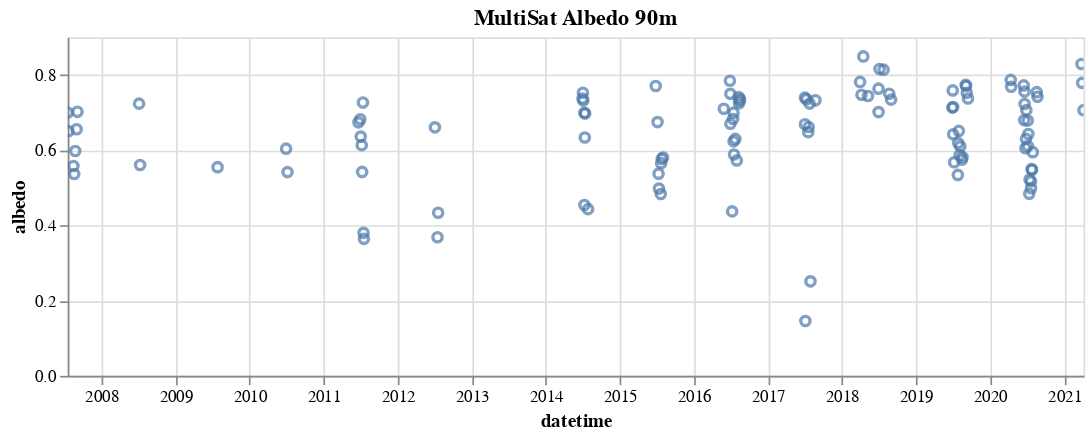

Notebook cell for this chart:
### Markdown cell above
### 90 m

### Code cell
pointValue = multiSat.getRegion(aoi, 90).getInfo() # 300 is the buffer radius
df = ee_array_to_df(pointValue, ['Blue', 'Green', 'Red', 'NIR', 'SWIR1', 'SWIR2']) 

df['albedo'] = 0.356 * df.Blue/10000 + 0.13 * df.Red/10000 + 0.373 * df.NIR/10000 + 0.085 * df.SWIR1/10000 + 0.072 * df.SWIR2/10000 - 0.018
# df['albedo'] = 0.6002 * df.Blue/10000  + 1.7529 * df.Green/10000 - 2.7452 * df.Red/10000 + 1.1771 * df.NIR/10000 - 0.0376 * df.SWIR1/10000 + 0.0387 * df.SWIR2/10000 + 0.1231
df['ndsi'] = (df.Green - df.SWIR1) / (df.Green + df.SWIR1)
# df.to_csv('sigmaBmult90.csv', index=False)

alt.Chart(
    df,
    title = 'MultiSat Albedo 90m'
    ).mark_point().encode(
    x='datetime:T',
    y='albedo:Q',
    # color='Origin:N',
    # href='url:N',
    tooltip=['datetime', 'albedo', 'ndsi']
).properties(
    width=600, height=200
).interactive()

### Figure 1 — Vega-Lite specification as saved in the notebook (floating-point values rounded to 4 significant figures)
{"config": {"view": {"continuousWidth": 400, "continuousHeight": 300}}, "data": {"name": "data-3c6a34d541973ec9326537b7848b1033"}, "mark": "point", "encoding": {"tooltip": [{"type": "temporal", "field": "datetime"}, {"type": "quantitative", "field": "albedo"}, {"type": "quantitative", "field": "ndsi"}], "x": {"type": "temporal", "field": "datetime"}, "y": {"type": "quantitative", "field": "albedo"}}, "height": 200, "selection": {"selector012": {"type": "interval", "bind": "scales", "encodings": ["x", "y"]}}, "title": "MultiSat Albedo 90m", "width": 600, "$schema": "https://vega.github.io/schema/vega-lite/v4.8.1.json", "datasets": {"data-3c6a34d541973ec9326537b7848b1033": [{"time": 1184778262870, "datetime": "2007-07-18T17:04:22.870000", "Blue": 8799, "Green": 9340, "Red": 9365, "NIR": 7550, "SWIR1": 67, "SWIR2": 73, "albedo": 0.6997, "ndsi": 0.9858}, {"time": 1185039292310, "datetime": "2007-07-21T17:34:52.310000", "Blue": 8047, "Green": 8627, "Red": 8669, "NIR": 7148, "SWIR1": 147, "SWIR2": 185, "albedo": 0.6504, "ndsi": 0.9665}, {"time": 1187198913100, "datetime": "2007-08-15T17:28:33.100000", "Blue": 6752, "Green": 7412, "Red": 7559, "NIR": 6307, "SWIR1": 121, "SWIR2": 105, "albedo": 0.5577, "ndsi": 0.9679}, {"time": 1187543052020, "datetime": "2007-08-19T17:04:12.020000", "Blue": 6596, "Green": 7240, "Red": 7372, "NIR": 5964, "SWIR1": 76, "SWIR2": 90, "albedo": 0.5364, "ndsi": 0.9792}, {"time": 1187976138410, "datetime": "2007-08-24T17:22:18.410000", "Blue": 7191, "Green": 7827, "Red": 8035, "NIR": 6759, "SWIR1": 158, "SWIR2": 224, "albedo": 0.5975, "ndsi": 0.9604}, {"time": 1188581305950, "datetime": "2007-08-31T17:28:25.950000", "Blue": 7484, "Green": 8172, "Red": 8510, "NIR": 7741, "SWIR1": 507, "SWIR2": 479, "albedo": 0.6556, "ndsi": 0.8832}, {"time": 1188925444530, "datetime": "2007-09-04T17:04:04.530000", "Blue": 8172, "Green": 8851, "Red": 9132, "NIR": 8085, "SWIR1": 572, "SWIR2": 521, "albedo": 0.7018, "ndsi": 0.8786}, {"time": 1215191023290, "datetime": "2008-07-04T17:03:43.290000", "Blue": 9180, "Green": 9622, "Red": 9542, "NIR": 7741, "SWIR1": 110, "SWIR2": 143, "albedo": 0.7236, "ndsi": 0.9774}, {"time": 1215624108240, "datetime": "2008-07-09T17:21:48.240000", "Blue": 7470, "Green": 7834, "Red": 7542, "NIR": 5697, "SWIR1": 98, "SWIR2": 142, "albedo": 0.5603, "ndsi": 0.9753}, {"time": 1248629697890, "datetime": "2009-07-26T17:34:57.890000", "Blue": 7125, "Green": 7584, "Red": 7452, "NIR": 5860, "SWIR1": 196, "SWIR2": 267, "albedo": 0.5547, "ndsi": 0.9496}, {"time": 1277832271660, "datetime": "2010-06-29T17:24:31.660000", "Blue": 7695, "Green": 8166, "Red": 8080, "NIR": 6449, "SWIR1": 139, "SWIR2": 147, "albedo": 0.6038, "ndsi": 0.9665}, {"time": 1278437443490, "datetime": "2010-07-06T17:30:43.490000", "Blue": 6609, "Green": 7188, "Red": 7362, "NIR": 6083, "SWIR1": 80, "SWIR2": 130, "albedo": 0.5415, "ndsi": 0.978}, {"time": 1308678266210, "datetime": "2011-06-21T17:44:26.210000", "Blue": 8364, "Green": 9036, "Red": 9022, "NIR": 7357, "SWIR1": 137, "SWIR2": 166, "albedo": 0.6738, "ndsi": 0.9701}, {"time": 1309455493110, "datetime": "2011-06-30T17:38:13.110000", "Blue": 8502, "Green": 9044, "Red": 9093, "NIR": 7412, "SWIR1": 173, "SWIR2": 153, "albedo": 0.6819, "ndsi": 0.9625}, {"time": 1309627551630, "datetime": "2011-07-02T17:25:51.630000", "Blue": 7990, "Green": 8483, "Red": 8478, "NIR": 6893, "SWIR1": 141, "SWIR2": 142, "albedo": 0.636, "ndsi": 0.9673}, {"time": 1310060664260, "datetime": "2011-07-07T17:44:24.260000", "Blue": 7930, "Green": 8388, "Red": 8326, "NIR": 6397, "SWIR1": 112, "SWIR2": 157, "albedo": 0.6132, "ndsi": 0.9736}, {"time": 1310232722586, "datetime": "2011-07-09T17:32:02.586000", "Blue": 6834, "Green": 7212, "Red": 7383, "NIR": 5876, "SWIR1": 71, "SWIR2": 125, "albedo": 0.5419, "ndsi": 0.9805}, {"time": 1310576863000, "datetime": "2011-07-13T17:07:43", "Blue": 8883, "Green": 9390, "Red": 9582, "NIR": 8076, "SWIR1": 107, "SWIR2": 204, "albedo": 0.7264, "ndsi": 0.9775}, {"time": 1310837892960, "datetime": "2011-07-16T17:38:12.960000", "Blue": 4992, "Green": 5364, "Red": 5468, "NIR": 3962, "SWIR1": 60, "SWIR2": 148, "albedo": 0.3802, "ndsi": 0.9779}, {"time": 1311009951060, "datetime": "2011-07-18T17:25:51.060000", "Blue": 4677, "Green": 4987, "Red": 5187, "NIR": 3950, "SWIR1": 46, "SWIR2": 82, "albedo": 0.3642, "ndsi": 0.9817}, {"time": 1341250757460, "datetime": "2012-07-02T17:39:17.460000", "Blue": 8153, "Green": 8696, "Red": 8823, "NIR": 7286, "SWIR1": 104, "SWIR2": 131, "albedo": 0.6605, "ndsi": 0.9764}, {"time": 1342372139030, "datetime": "2012-07-15T17:08:59.030000", "Blue": 5027, "Green": 5232, "Red": 5105, "NIR": 3749, "SWIR1": 66, "SWIR2": 84, "albedo": 0.3683, "ndsi": 0.9751}, {"time": 1342633171200, "datetime": "2012-07-18T17:39:31.200000", "Blue": 5211, "Green": 5532, "Red": 5770, "NIR": 5073, "SWIR1": 104, "SWIR2": 138, "albedo": 0.4336, "ndsi": 0.9631}, {"time": 1404150267580, "datetime": "2014-06-30T17:44:27.580000", "Blue": 9747, "Green": 9849, "Red": 9640, "NIR": 7528, "SWIR1": 129, "SWIR2": 147, "albedo": 0.7373, "ndsi": 0.9741}, {"time": 1404322327420, "datetime": "2014-07-02T17:32:07.420000", "Blue": 9927, "Green": 9981, "Red": 9747, "NIR": 7715, "SWIR1": 155, "SWIR2": 179, "albedo": 0.7525, "ndsi": 0.9694}, {"time": 1404494410630, "datetime": "2014-07-04T17:20:10.630000", "Blue": 9635, "Green": 9697, "Red": 9528, "NIR": 7531, "SWIR1": 125, "SWIR2": 148, "albedo": 0.7319, "ndsi": 0.9745}, {"time": 1404927502060, "datetime": "2014-07-09T17:38:22.060000", "Blue": 9176, "Green": 9402, "Red": 9237, "NIR": 7192, "SWIR1": 128, "SWIR2": 124, "albedo": 0.699, "ndsi": 0.9731}, {"time": 1404950924280, "datetime": "2014-07-10T00:08:44.280000", "Blue": 6312, "Green": 6028, "Red": 5806, "NIR": 4462, "SWIR1": 318, "SWIR2": 376, "albedo": 0.454, "ndsi": 0.8998}, {"time": 1405123006720, "datetime": "2014-07-11T23:56:46.720000", "Blue": 8373, "Green": 8338, "Red": 8240, "NIR": 6550, "SWIR1": 117, "SWIR2": 151, "albedo": 0.6336, "ndsi": 0.9723}, {"time": 1405271643320, "datetime": "2014-07-13T17:14:03.320000", "Blue": 9093, "Green": 9312, "Red": 9216, "NIR": 7249, "SWIR1": 92, "SWIR2": 107, "albedo": 0.6975, "ndsi": 0.9804}, {"time": 1406505410120, "datetime": "2014-07-27T23:56:50.120000", "Blue": 6158, "Green": 5768, "Red": 5425, "NIR": 4314, "SWIR1": 680, "SWIR2": 653, "albedo": 0.4431, "ndsi": 0.7891}, {"time": 1435340271220, "datetime": "2015-06-26T17:37:51.220000", "Blue": 9217, "Green": 9278, "Red": 9420, "NIR": 8694, "SWIR1": 825, "SWIR2": 908, "albedo": 0.7704, "ndsi": 0.8367}, {"time": 1436117507370, "datetime": "2015-07-05T17:31:47.370000", "Blue": 8768, "Green": 9050, "Red": 9031, "NIR": 7011, "SWIR1": 88, "SWIR2": 101, "albedo": 0.6745, "ndsi": 0.9807}, {"time": 1436550623230, "datetime": "2015-07-10T17:50:23.230000", "Blue": 6760, "Green": 7071, "Red": 7175, "NIR": 5880, "SWIR1": 144, "SWIR2": 125, "albedo": 0.5374, "ndsi": 0.9601}, {"time": 1436722682700, "datetime": "2015-07-12T17:38:02.700000", "Blue": 6629, "Green": 6938, "Red": 6754, "NIR": 5100, "SWIR1": 107, "SWIR2": 108, "albedo": 0.4977, "ndsi": 0.9696}, {"time": 1437499915350, "datetime": "2015-07-21T17:31:55.350000", "Blue": 6398, "Green": 6731, "Red": 6662, "NIR": 4983, "SWIR1": 71, "SWIR2": 72, "albedo": 0.4834, "ndsi": 0.9791}, {"time": 1437671997750, "datetime": "2015-07-23T17:19:57.750000", "Blue": 7187, "Green": 7543, "Red": 7645, "NIR": 6071, "SWIR1": 102, "SWIR2": 106, "albedo": 0.5653, "ndsi": 0.9733}, {"time": 1437933029060, "datetime": "2015-07-26T17:50:29.060000", "Blue": 7202, "Green": 7550, "Red": 7756, "NIR": 6318, "SWIR1": 112, "SWIR2": 114, "albedo": 0.5767, "ndsi": 0.9708}, {"time": 1438449228500, "datetime": "2015-08-01T17:13:48.500000", "Blue": 7251, "Green": 7556, "Red": 7745, "NIR": 6374, "SWIR1": 109, "SWIR2": 120, "albedo": 0.5804, "ndsi": 0.9716}, {"time": 1464370689490, "datetime": "2016-05-27T17:38:09.490000", "Blue": 9584, "Green": 8540, "Red": 8247, "NIR": 7016, "SWIR1": 1025, "SWIR2": 1244, "albedo": 0.7098, "ndsi": 0.7857}, {"time": 1466963441050, "datetime": "2016-06-26T17:50:41.050000", "Blue": 9873, "Green": 9996, "Red": 9979, "NIR": 8433, "SWIR1": 409, "SWIR2": 442, "albedo": 0.7844, "ndsi": 0.9214}, {"time": 1467135500530, "datetime": "2016-06-28T17:38:20.530000", "Blue": 9709, "Green": 9832, "Red": 9705, "NIR": 7838, "SWIR1": 212, "SWIR2": 220, "albedo": 0.7495, "ndsi": 0.9578}, {"time": 1467158922800, "datetime": "2016-06-29T00:08:42.800000", "Blue": 8887, "Green": 8747, "Red": 8563, "NIR": 6875, "SWIR1": 227, "SWIR2": 264, "albedo": 0.67, "ndsi": 0.9494}, {"time": 1467912734340, "datetime": "2016-07-07T17:32:14.340000", "Blue": 6319, "Green": 6067, "Red": 5721, "NIR": 4152, "SWIR1": 50, "SWIR2": 71, "albedo": 0.4371, "ndsi": 0.9837}, {"time": 1468345848930, "datetime": "2016-07-12T17:50:48.930000", "Blue": 8865, "Green": 9155, "Red": 9098, "NIR": 7093, "SWIR1": 154, "SWIR2": 138, "albedo": 0.6827, "ndsi": 0.9669}, {"time": 1468517908030, "datetime": "2016-07-14T17:38:28.030000", "Blue": 9005, "Green": 9297, "Red": 9263, "NIR": 7353, "SWIR1": 135, "SWIR2": 144, "albedo": 0.6994, "ndsi": 0.9714}, {"time": 1468541330250, "datetime": "2016-07-15T00:08:50.250000", "Blue": 8159, "Green": 8187, "Red": 8117, "NIR": 6510, "SWIR1": 145, "SWIR2": 183, "albedo": 0.6234, "ndsi": 0.9652}, {"time": 1468713412800, "datetime": "2016-07-16T23:56:52.800000", "Blue": 7712, "Green": 7738, "Red": 7679, "NIR": 6153, "SWIR1": 149, "SWIR2": 160, "albedo": 0.5883, "ndsi": 0.9622}, {"time": 1469295139838, "datetime": "2016-07-23T17:32:19.838000", "Blue": 7917, "Green": 8447, "Red": 8612, "NIR": 6761, "SWIR1": 113, "SWIR2": 108, "albedo": 0.6297, "ndsi": 0.9736}, {"time": 1469900311970, "datetime": "2016-07-30T17:38:31.970000", "Blue": 7301, "Green": 7651, "Red": 7736, "NIR": 6114, "SWIR1": 127, "SWIR2": 136, "albedo": 0.5726, "ndsi": 0.9673}, {"time": 1470677542080, "datetime": "2016-08-08T17:32:22.080000", "Blue": 8886, "Green": 9211, "Red": 9435, "NIR": 8397, "SWIR1": 439, "SWIR2": 466, "albedo": 0.7413, "ndsi": 0.909}, {"time": 1470849623990, "datetime": "2016-08-10T17:20:23.990000", "Blue": 8765, "Green": 9051, "Red": 9245, "NIR": 8171, "SWIR1": 357, "SWIR2": 378, "albedo": 0.7248, "ndsi": 0.9241}, {"time": 1471110655770, "datetime": "2016-08-13T17:50:55.770000", "Blue": 8762, "Green": 8996, "Red": 9211, "NIR": 8185, "SWIR1": 779, "SWIR2": 799, "albedo": 0.7313, "ndsi": 0.8406}, {"time": 1471282715210, "datetime": "2016-08-15T17:38:35.210000", "Blue": 8780, "Green": 9097, "Red": 9320, "NIR": 8350, "SWIR1": 489, "SWIR2": 535, "albedo": 0.7352, "ndsi": 0.898}, {"time": 1498930697910, "datetime": "2017-07-01T17:38:17.910000", "Blue": 9195, "Green": 9310, "Red": 9228, "NIR": 7996, "SWIR1": 771, "SWIR2": 757, "albedo": 0.7396, "ndsi": 0.847}, {"time": 1498954120080, "datetime": "2017-07-02T00:08:40.080000", "Blue": 8686, "Green": 8483, "Red": 8377, "NIR": 7025, "SWIR1": 401, "SWIR2": 458, "albedo": 0.6689, "ndsi": 0.9097}, {"time": 1499126202320, "datetime": "2017-07-03T23:56:42.320000", "Blue": 2927, "Green": 2192, "Red": 1676, "NIR": 1010, "SWIR1": -15, "SWIR2": 47, "albedo": 0.1459, "ndsi": 1.014}, {"time": 1499535869900, "datetime": "2017-07-08T17:44:29.900000", "Blue": 9783, "Green": 9865, "Red": 9661, "NIR": 7433, "SWIR1": 139, "SWIR2": 141, "albedo": 0.7353, "ndsi": 0.9722}, {"time": 1500336524150, "datetime": "2017-07-18T00:08:44.150000", "Blue": 8707, "Green": 8527, "Red": 8279, "NIR": 6559, "SWIR1": 207, "SWIR2": 249, "albedo": 0.6478, "ndsi": 0.9526}, {"time": 1500508607150, "datetime": "2017-07-19T23:56:47.150000", "Blue": 8805, "Green": 8676, "Red": 8459, "NIR": 6770, "SWIR1": 211, "SWIR2": 229, "albedo": 0.6614, "ndsi": 0.9525}, {"time": 1500918276390, "datetime": "2017-07-24T17:44:36.390000", "Blue": 9487, "Green": 9628, "Red": 9472, "NIR": 7478, "SWIR1": 109, "SWIR2": 127, "albedo": 0.7236, "ndsi": 0.9776}, {"time": 1501285840730, "datetime": "2017-07-28T23:50:40.730000", "Blue": 4470, "Green": 3688, "Red": 3071, "NIR": 1871, "SWIR1": 22, "SWIR2": 25, "albedo": 0.2512, "ndsi": 0.9881}, {"time": 1503422056140, "datetime": "2017-08-22T17:14:16.140000", "Blue": 8965, "Green": 9221, "Red": 9432, "NIR": 8172, "SWIR1": 232, "SWIR2": 250, "albedo": 0.7324, "ndsi": 0.9509}, {"time": 1522431478640, "datetime": "2018-03-30T17:37:58.640000", "Blue": 9446, "Green": 9138, "Red": 9142, "NIR": 8405, "SWIR1": 1908, "SWIR2": 1992, "albedo": 0.7812, "ndsi": 0.6545}, {"time": 1523036645841, "datetime": "2018-04-06T17:44:05.841000", "Blue": 9128, "Green": 8853, "Red": 8878, "NIR": 8213, "SWIR1": 1119, "SWIR2": 1249, "albedo": 0.7472, "ndsi": 0.7756}, {"time": 1523813869640, "datetime": "2018-04-15T17:37:49.640000", "Blue": 9893, "Green": 9750, "Red": 9907, "NIR": 9501, "SWIR1": 1916, "SWIR2": 2131, "albedo": 0.849, "ndsi": 0.6715}, {"time": 1525801427263, "datetime": "2018-05-08T17:43:47.263000", "Blue": 9965, "Green": 8824, "Red": 8656, "NIR": 7529, "SWIR1": 755, "SWIR2": 1023, "albedo": 0.7439, "ndsi": 0.8424}, {"time": 1530292764570, "datetime": "2018-06-29T17:19:24.570000", "Blue": 9947, "Green": 9981, "Red": 9904, "NIR": 7961, "SWIR1": 84, "SWIR2": 114, "albedo": 0.7633, "ndsi": 0.9833}, {"time": 1530316186930, "datetime": "2018-06-29T23:49:46.930000", "Blue": 9192, "Green": 9029, "Red": 8944, "NIR": 7337, "SWIR1": 100, "SWIR2": 151, "albedo": 0.7011, "ndsi": 0.9781}, {"time": 1530725856260, "datetime": "2018-07-04T17:37:36.260000", "Blue": 9755, "Green": 9857, "Red": 9929, "NIR": 9178, "SWIR1": 904, "SWIR2": 983, "albedo": 0.8155, "ndsi": 0.832}, {"time": 1532452404890, "datetime": "2018-07-24T17:13:24.890000", "Blue": 9751, "Green": 9639, "Red": 9766, "NIR": 9003, "SWIR1": 1317, "SWIR2": 1496, "albedo": 0.8139, "ndsi": 0.7596}, {"time": 1534873080150, "datetime": "2018-08-21T17:38:00.150000", "Blue": 9323, "Green": 9546, "Red": 9572, "NIR": 8117, "SWIR1": 541, "SWIR2": 586, "albedo": 0.7499, "ndsi": 0.8927}, {"time": 1535650313040, "datetime": "2018-08-30T17:31:53.040000", "Blue": 8732, "Green": 8742, "Red": 8926, "NIR": 8429, "SWIR1": 662, "SWIR2": 730, "albedo": 0.7342, "ndsi": 0.8592}, {"time": 1561743875500, "datetime": "2019-06-28T17:44:35.500000", "Blue": 8990, "Green": 9112, "Red": 9072, "NIR": 7653, "SWIR1": 506, "SWIR2": 448, "albedo": 0.713, "ndsi": 0.8948}, {"time": 1561915934360, "datetime": "2019-06-30T17:32:14.360000", "Blue": 9614, "Green": 9811, "Red": 9822, "NIR": 8165, "SWIR1": 143, "SWIR2": 132, "albedo": 0.7587, "ndsi": 0.9713}, {"time": 1562088016699, "datetime": "2019-07-02T17:20:16.699000", "Blue": 9157, "Green": 9375, "Red": 9348, "NIR": 7589, "SWIR1": 128, "SWIR2": 129, "albedo": 0.7146, "ndsi": 0.9731}, {"time": 1562111438893, "datetime": "2019-07-02T23:50:38.893000", "Blue": 8366, "Green": 8397, "Red": 8339, "NIR": 6741, "SWIR1": 147, "SWIR2": 148, "albedo": 0.642, "ndsi": 0.9656}, {"time": 1562521106671, "datetime": "2019-07-07T17:38:26.671000", "Blue": 7522, "Green": 7662, "Red": 7559, "NIR": 5810, "SWIR1": 184, "SWIR2": 186, "albedo": 0.5677, "ndsi": 0.9531}, {"time": 1564099015657, "datetime": "2019-07-25T23:56:55.657000", "Blue": 6687, "Green": 6957, "Red": 7075, "NIR": 5854, "SWIR1": 237, "SWIR2": 237, "albedo": 0.5341, "ndsi": 0.9341}, {"time": 1564247652634, "datetime": "2019-07-27T17:14:12.634000", "Blue": 7684, "Green": 8123, "Red": 8303, "NIR": 6786, "SWIR1": 131, "SWIR2": 125, "albedo": 0.6186, "ndsi": 0.9683}, {"time": 1564508684539, "datetime": "2019-07-30T17:44:44.539000", "Blue": 8002, "Green": 8596, "Red": 8797, "NIR": 7149, "SWIR1": 204, "SWIR2": 190, "albedo": 0.651, "ndsi": 0.9536}, {"time": 1564852826363, "datetime": "2019-08-03T17:20:26.363000", "Blue": 7314, "Green": 7728, "Red": 7895, "NIR": 6415, "SWIR1": 141, "SWIR2": 122, "albedo": 0.5864, "ndsi": 0.9642}, {"time": 1565113858060, "datetime": "2019-08-06T17:50:58.060000", "Blue": 7581, "Green": 8054, "Red": 8200, "NIR": 6678, "SWIR1": 164, "SWIR2": 149, "albedo": 0.61, "ndsi": 0.9601}, {"time": 1565891090156, "datetime": "2019-08-15T17:44:50.156000", "Blue": 7242, "Green": 7700, "Red": 7752, "NIR": 6226, "SWIR1": 122, "SWIR2": 112, "albedo": 0.5747, "ndsi": 0.9688}, {"time": 1566063149074, "datetime": "2019-08-17T17:32:29.074000", "Blue": 7225, "Green": 7595, "Red": 7699, "NIR": 6434, "SWIR1": 142, "SWIR2": 155, "albedo": 0.5816, "ndsi": 0.9633}, {"time": 1567445552494, "datetime": "2019-09-02T17:32:32.494000", "Blue": 9214, "Green": 9549, "Red": 9881, "NIR": 8840, "SWIR1": 304, "SWIR2": 343, "albedo": 0.7733, "ndsi": 0.9383}, {"time": 1567617634663, "datetime": "2019-09-04T17:20:34.663000", "Blue": 9148, "Green": 9450, "Red": 9809, "NIR": 8851, "SWIR1": 310, "SWIR2": 349, "albedo": 0.7705, "ndsi": 0.9365}, {"time": 1567878666225, "datetime": "2019-09-07T17:51:06.225000", "Blue": 8869, "Green": 9169, "Red": 9522, "NIR": 8625, "SWIR1": 563, "SWIR2": 590, "albedo": 0.7523, "ndsi": 0.8843}, {"time": 1568394867276, "datetime": "2019-09-13T17:14:27.276000", "Blue": 8740, "Green": 9040, "Red": 9412, "NIR": 8439, "SWIR1": 420, "SWIR2": 458, "albedo": 0.7371, "ndsi": 0.9112}, {"time": 1586627059311, "datetime": "2020-04-11T17:44:19.311000", "Blue": 9585, "Green": 9499, "Red": 9561, "NIR": 8769, "SWIR1": 710, "SWIR2": 819, "albedo": 0.7865, "ndsi": 0.8609}, {"time": 1586799116845, "datetime": "2020-04-13T17:31:56.845000", "Blue": 9382, "Green": 9186, "Red": 9188, "NIR": 8421, "SWIR1": 1145, "SWIR2": 1231, "albedo": 0.7681, "ndsi": 0.7783}, {"time": 1592156660365, "datetime": "2020-06-14T17:44:20.365000", "Blue": 9871, "Green": 9985, "Red": 9987, "NIR": 8210, "SWIR1": 144, "SWIR2": 163, "albedo": 0.7719, "ndsi": 0.9716}, {"time": 1592352165620, "datetime": "2020-06-17T00:02:45.620000", "Blue": 8892, "Green": 8822, "Red": 8759, "NIR": 7119, "SWIR1": 102, "SWIR2": 125, "albedo": 0.6797, "ndsi": 0.9771}, {"time": 1592500802789, "datetime": "2020-06-18T17:20:02.789000", "Blue": 9880, "Green": 9876, "Red": 9771, "NIR": 7843, "SWIR1": 121, "SWIR2": 181, "albedo": 0.7556, "ndsi": 0.9758}, {"time": 1592524225090, "datetime": "2020-06-18T23:50:25.090000", "Blue": 9279, "Green": 9268, "Red": 9266, "NIR": 7655, "SWIR1": 249, "SWIR2": 299, "albedo": 0.7226, "ndsi": 0.9477}, {"time": 1592933894401, "datetime": "2020-06-23T17:38:14.401000", "Blue": 7825, "Green": 7534, "Red": 7426, "NIR": 6371, "SWIR1": 638, "SWIR2": 688, "albedo": 0.6051, "ndsi": 0.8439}, {"time": 1593129399499, "datetime": "2020-06-25T23:56:39.499000", "Blue": 8361, "Green": 8275, "Red": 8097, "NIR": 6500, "SWIR1": 175, "SWIR2": 182, "albedo": 0.6302, "ndsi": 0.9586}, {"time": 1593278036550, "datetime": "2020-06-27T17:13:56.550000", "Blue": 9229, "Green": 9433, "Red": 9330, "NIR": 7308, "SWIR1": 108, "SWIR2": 130, "albedo": 0.7063, "ndsi": 0.9774}, {"time": 1593883210481, "datetime": "2020-07-04T17:20:10.481000", "Blue": 8706, "Green": 9003, "Red": 9024, "NIR": 7186, "SWIR1": 70, "SWIR2": 89, "albedo": 0.6785, "ndsi": 0.9846}, {"time": 1593906632747, "datetime": "2020-07-04T23:50:32.747000", "Blue": 7914, "Green": 8036, "Red": 8021, "NIR": 6455, "SWIR1": 124, "SWIR2": 135, "albedo": 0.6108, "ndsi": 0.9696}, {"time": 1594144242334, "datetime": "2020-07-07T17:50:42.334000", "Blue": 8121, "Green": 8445, "Red": 8475, "NIR": 6946, "SWIR1": 151, "SWIR2": 141, "albedo": 0.6427, "ndsi": 0.9649}, {"time": 1594511806280, "datetime": "2020-07-11T23:56:46.280000", "Blue": 6679, "Green": 6746, "Red": 6439, "NIR": 4787, "SWIR1": 115, "SWIR2": 122, "albedo": 0.4839, "ndsi": 0.9665}, {"time": 1594660443111, "datetime": "2020-07-13T17:14:03.111000", "Blue": 7154, "Green": 7361, "Red": 7023, "NIR": 5154, "SWIR1": 104, "SWIR2": 109, "albedo": 0.5219, "ndsi": 0.9721}, {"time": 1595265616181, "datetime": "2020-07-20T17:20:16.181000", "Blue": 6879, "Green": 7163, "Red": 6887, "NIR": 5307, "SWIR1": 159, "SWIR2": 155, "albedo": 0.5168, "ndsi": 0.9566}, {"time": 1595289038431, "datetime": "2020-07-20T23:50:38.431000", "Blue": 6608, "Green": 6912, "Red": 6712, "NIR": 5164, "SWIR1": 84, "SWIR2": 105, "albedo": 0.4986, "ndsi": 0.976}, {"time": 1595526647661, "datetime": "2020-07-23T17:50:47.661000", "Blue": 6942, "Green": 7302, "Red": 7347, "NIR": 5966, "SWIR1": 140, "SWIR2": 126, "albedo": 0.5493, "ndsi": 0.9624}, {"time": 1595698706538, "datetime": "2020-07-25T17:38:26.538000", "Blue": 6963, "Green": 7393, "Red": 7411, "NIR": 5901, "SWIR1": 84, "SWIR2": 85, "albedo": 0.5477, "ndsi": 0.9775}, {"time": 1596042847675, "datetime": "2020-07-29T17:14:07.675000", "Blue": 7461, "Green": 7885, "Red": 7997, "NIR": 6462, "SWIR1": 118, "SWIR2": 132, "albedo": 0.5946, "ndsi": 0.9705}, {"time": 1597686283998, "datetime": "2020-08-17T17:44:43.998000", "Blue": 9031, "Green": 9159, "Red": 9327, "NIR": 8506, "SWIR1": 738, "SWIR2": 785, "albedo": 0.754, "ndsi": 0.8509}, {"time": 1598030426389, "datetime": "2020-08-21T17:20:26.389000", "Blue": 8756, "Green": 8983, "Red": 9190, "NIR": 8438, "SWIR1": 859, "SWIR2": 934, "albedo": 0.7419, "ndsi": 0.8254}, {"time": 1616778839623, "datetime": "2021-03-26T17:13:59.623000", "Blue": 9987, "Green": 9701, "Red": 9763, "NIR": 8990, "SWIR1": 1803, "SWIR2": 1915, "albedo": 0.8289, "ndsi": 0.6865}, {"time": 1617039869083, "datetime": "2021-03-29T17:44:29.083000", "Blue": 9411, "Green": 9192, "Red": 9261, "NIR": 8549, "SWIR1": 1345, "SWIR2": 1532, "albedo": 0.7788, "ndsi": 0.7447}, {"time": 1617645037784, "datetime": "2021-04-05T17:50:37.784000", "Blue": 8590, "Green": 8328, "Red": 8364, "NIR": 7693, "SWIR1": 1401, "SWIR2": 1494, "albedo": 0.7062, "ndsi": 0.712}]}}
